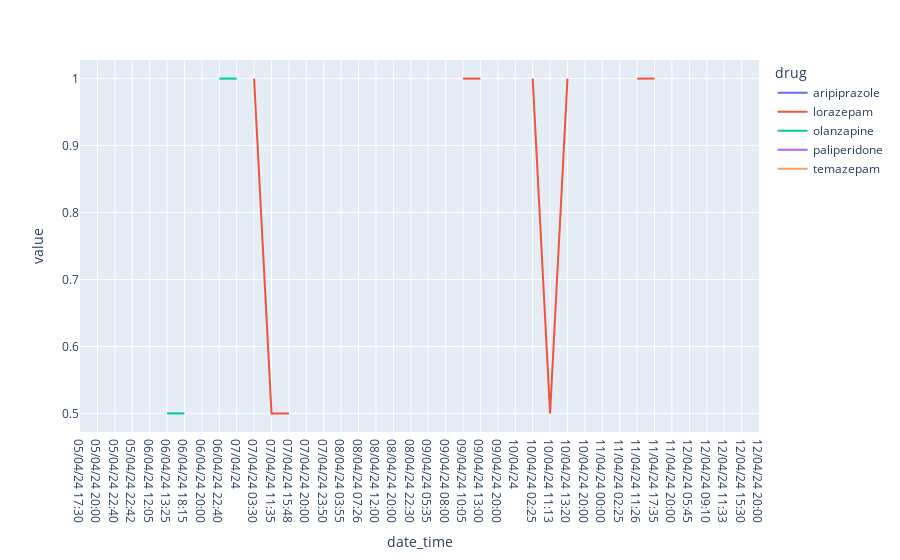

The notebook cell saved with this chart:
### Code cell
fig = px.line(drugs_df)
fig.write_image('charts/drug_consumption.png')
fig

### Figure 1 — Plotly figure (JSON) as saved in the notebook; plotly's stock layout.template omitted (floating-point values rounded to 4 significant figures)
{"data": [{"hovertemplate": "drug=aripiprazole<br>date_time=%{x}<br>value=%{y}<extra></extra>", "legendgroup": "aripiprazole", "line": {"color": "#636efa", "dash": "solid"}, "marker": {"symbol": "circle"}, "mode": "lines", "name": "aripiprazole", "orientation": "v", "showlegend": true, "type": "scatter", "x": ["05/04/24 17:30", "05/04/24 20:00", "05/04/24 22:40", "05/04/24 22:42", "06/04/24 12:05", "06/04/24 13:25", "06/04/24 18:15", "06/04/24 20:00", "06/04/24 22:40", "07/04/24", "07/04/24 03:30", "07/04/24 11:35", "07/04/24 15:48", "07/04/24 20:00", "07/04/24 23:50", "08/04/24 03:55", "08/04/24 07:26", "08/04/24 12:00", "08/04/24 20:00", "08/04/24 22:30", "09/04/24 05:35", "09/04/24 08:00", "09/04/24 10:05", "09/04/24 13:00", "09/04/24 20:00", "10/04/24", "10/04/24 02:25", "10/04/24 11:13", "10/04/24 13:20", "10/04/24 20:00", "11/04/24 00:00", "11/04/24 02:25", "11/04/24 11:26", "11/04/24 17:35", "11/04/24 20:00", "12/04/24 05:45", "12/04/24 09:10", "12/04/24 11:33", "12/04/24 15:30", "12/04/24 20:00"], "xaxis": "x", "y": [null, null, null, null, null, null, null, null, null, null, null, null, null, null, null, null, null, 1, null, null, null, 1, null, null, null, null, null, null, null, null, null, null, null, null, null, null, null, null, null, null], "yaxis": "y"}, {"hovertemplate": "drug=lorazepam<br>date_time=%{x}<br>value=%{y}<extra></extra>", "legendgroup": "lorazepam", "line": {"color": "#EF553B", "dash": "solid"}, "marker": {"symbol": "circle"}, "mode": "lines", "name": "lorazepam", "orientation": "v", "showlegend": true, "type": "scatter", "x": ["05/04/24 17:30", "05/04/24 20:00", "05/04/24 22:40", "05/04/24 22:42", "06/04/24 12:05", "06/04/24 13:25", "06/04/24 18:15", "06/04/24 20:00", "06/04/24 22:40", "07/04/24", "07/04/24 03:30", "07/04/24 11:35", "07/04/24 15:48", "07/04/24 20:00", "07/04/24 23:50", "08/04/24 03:55", "08/04/24 07:26", "08/04/24 12:00", "08/04/24 20:00", "08/04/24 22:30", "09/04/24 05:35", "09/04/24 08:00", "09/04/24 10:05", "09/04/24 13:00", "09/04/24 20:00", "10/04/24", "10/04/24 02:25", "10/04/24 11:13", "10/04/24 13:20", "10/04/24 20:00", "11/04/24 00:00", "11/04/24 02:25", "11/04/24 11:26", "11/04/24 17:35", "11/04/24 20:00", "12/04/24 05:45", "12/04/24 09:10", "12/04/24 11:33", "12/04/24 15:30", "12/04/24 20:00"], "xaxis": "x", "y": [1, null, 1, null, 0.5, null, null, null, 1, null, 1, 0.5, 0.5, null, 1, null, 1, null, null, 1, null, null, 1, 1, null, null, 1, 0.5, 1, null, 0.5, null, 1, 1, null, 1, null, 1, null, null], "yaxis": "y"}, {"hovertemplate": "drug=olanzapine<br>date_time=%{x}<br>value=%{y}<extra></extra>", "legendgroup": "olanzapine", "line": {"color": "#00cc96", "dash": "solid"}, "marker": {"symbol": "circle"}, "mode": "lines", "name": "olanzapine", "orientation": "v", "showlegend": true, "type": "scatter", "x": ["05/04/24 17:30", "05/04/24 20:00", "05/04/24 22:40", "05/04/24 22:42", "06/04/24 12:05", "06/04/24 13:25", "06/04/24 18:15", "06/04/24 20:00", "06/04/24 22:40", "07/04/24", "07/04/24 03:30", "07/04/24 11:35", "07/04/24 15:48", "07/04/24 20:00", "07/04/24 23:50", "08/04/24 03:55", "08/04/24 07:26", "08/04/24 12:00", "08/04/24 20:00", "08/04/24 22:30", "09/04/24 05:35", "09/04/24 08:00", "09/04/24 10:05", "09/04/24 13:00", "09/04/24 20:00", "10/04/24", "10/04/24 02:25", "10/04/24 11:13", "10/04/24 13:20", "10/04/24 20:00", "11/04/24 00:00", "11/04/24 02:25", "11/04/24 11:26", "11/04/24 17:35", "11/04/24 20:00", "12/04/24 05:45", "12/04/24 09:10", "12/04/24 11:33", "12/04/24 15:30", "12/04/24 20:00"], "xaxis": "x", "y": [null, null, null, 1, null, 0.5, 0.5, null, 1, 1, null, null, null, null, null, 1, null, null, null, null, 1, null, null, null, null, 0.5, null, null, null, null, null, 1, null, null, null, null, 1, null, null, null], "yaxis": "y"}, {"hovertemplate": "drug=paliperidone<br>date_time=%{x}<br>value=%{y}<extra></extra>", "legendgroup": "paliperidone", "line": {"color": "#ab63fa", "dash": "solid"}, "marker": {"symbol": "circle"}, "mode": "lines", "name": "paliperidone", "orientation": "v", "showlegend": true, "type": "scatter", "x": ["05/04/24 17:30", "05/04/24 20:00", "05/04/24 22:40", "05/04/24 22:42", "06/04/24 12:05", "06/04/24 13:25", "06/04/24 18:15", "06/04/24 20:00", "06/04/24 22:40", "07/04/24", "07/04/24 03:30", "07/04/24 11:35", "07/04/24 15:48", "07/04/24 20:00", "07/04/24 23:50", "08/04/24 03:55", "08/04/24 07:26", "08/04/24 12:00", "08/04/24 20:00", "08/04/24 22:30", "09/04/24 05:35", "09/04/24 08:00", "09/04/24 10:05", "09/04/24 13:00", "09/04/24 20:00", "10/04/24", "10/04/24 02:25", "10/04/24 11:13", "10/04/24 13:20", "10/04/24 20:00", "11/04/24 00:00", "11/04/24 02:25", "11/04/24 11:26", "11/04/24 17:35", "11/04/24 20:00", "12/04/24 05:45", "12/04/24 09:10", "12/04/24 11:33", "12/04/24 15:30", "12/04/24 20:00"], "xaxis": "x", "y": [null, null, null, null, null, null, null, null, null, null, null, null, null, null, null, null, null, null, null, null, null, null, null, null, null, null, null, null, null, null, null, null, null, null, null, null, null, null, 1, null], "yaxis": "y"}, {"hovertemplate": "drug=temazepam<br>date_time=%{x}<br>value=%{y}<extra></extra>", "legendgroup": "temazepam", "line": {"color": "#FFA15A", "dash": "solid"}, "marker": {"symbol": "circle"}, "mode": "lines", "name": "temazepam", "orientation": "v", "showlegend": true, "type": "scatter", "x": ["05/04/24 17:30", "05/04/24 20:00", "05/04/24 22:40", "05/04/24 22:42", "06/04/24 12:05", "06/04/24 13:25", "06/04/24 18:15", "06/04/24 20:00", "06/04/24 22:40", "07/04/24", "07/04/24 03:30", "07/04/24 11:35", "07/04/24 15:48", "07/04/24 20:00", "07/04/24 23:50", "08/04/24 03:55", "08/04/24 07:26", "08/04/24 12:00", "08/04/24 20:00", "08/04/24 22:30", "09/04/24 05:35", "09/04/24 08:00", "09/04/24 10:05", "09/04/24 13:00", "09/04/24 20:00", "10/04/24", "10/04/24 02:25", "10/04/24 11:13", "10/04/24 13:20", "10/04/24 20:00", "11/04/24 00:00", "11/04/24 02:25", "11/04/24 11:26", "11/04/24 17:35", "11/04/24 20:00", "12/04/24 05:45", "12/04/24 09:10", "12/04/24 11:33", "12/04/24 15:30", "12/04/24 20:00"], "xaxis": "x", "y": [null, 1, null, null, null, null, null, 1, null, null, null, null, null, 1, null, null, null, null, 1, null, null, null, null, null, 1, null, null, null, null, 1, null, null, null, null, 1, null, null, null, null, 1], "yaxis": "y"}], "layout": {"legend": {"title": {"text": "drug"}, "tracegroupgap": 0}, "margin": {"t": 60}, "xaxis": {"anchor": "y", "domain": [0, 1], "title": {"text": "date_time"}}, "yaxis": {"anchor": "x", "domain": [0, 1], "title": {"text": "value"}}}}
